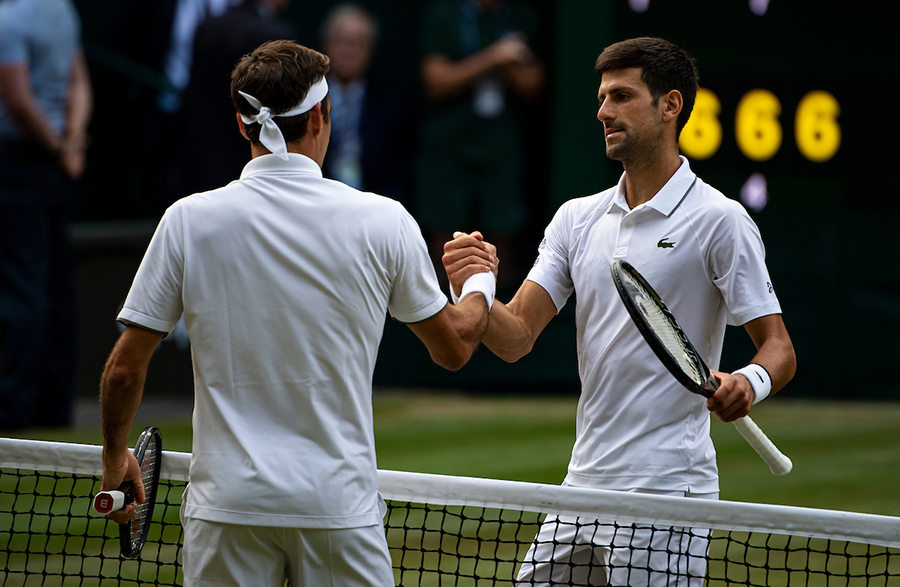
#> input picture face_detect/download.jpg, 900 x 587 px
$ python crop.py --image face_detect/download.jpg
#> lines starting #> are read from the running program, lines starting #| are printed output that depends on the picture
import numpy as np
import argparse
import cv2

ap = argparse.ArgumentParser()
ap.add_argument('-i', '--image', required=True, help='Path to the image.')
args = vars(ap.parse_args())

image = cv2.imread(args['image'])
#> image is the input picture: shape (587, 900, 3); mean B, G, R 67.3, 74, 71.7
cv2.imshow('Original', image)
cv2.waitKey(0)

# Crop image: rows, cols.
cropped = image[30:60, 37:68]
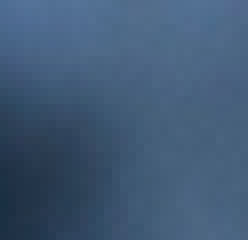
#> cropped: shape (30, 31, 3) (shown 8 times larger); mean B, G, R 118, 90, 65.1
cv2.imshow('Cropped Image', cropped)
cv2.waitKey(0)
